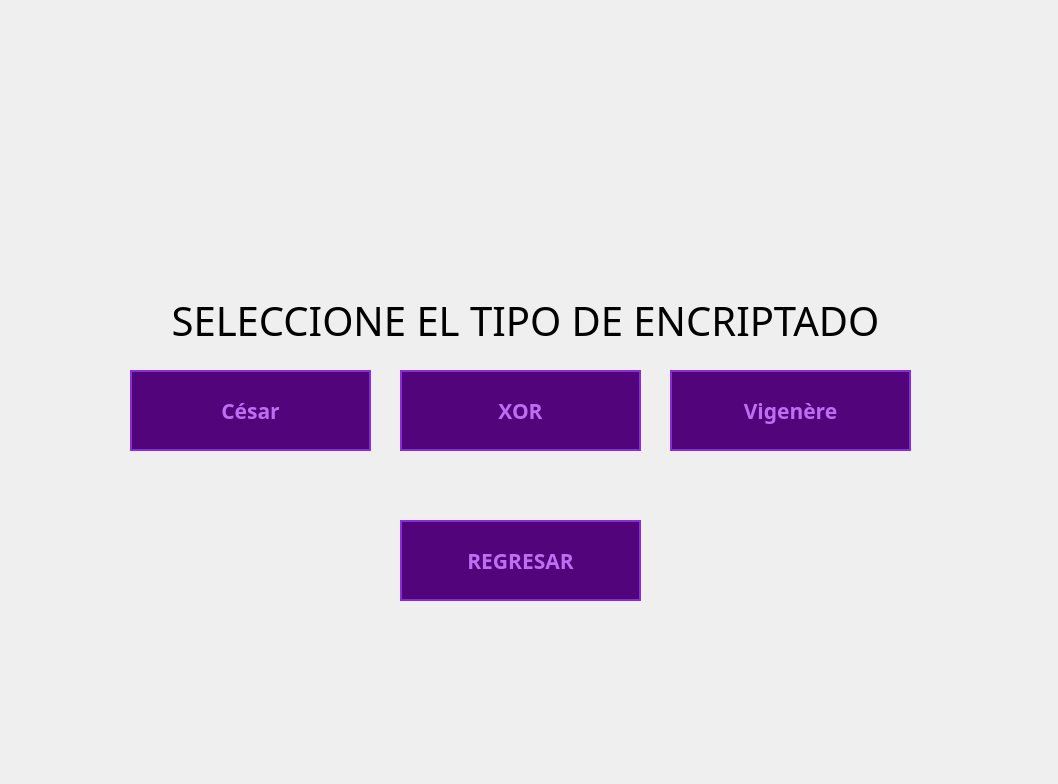
<?xml version="1.0" encoding="UTF-8"?>
<ui version="4.0">
 <class>mainventana</class>
 <widget class="QDialog" name="mainventana">
  <property name="geometry">
   <rect>
    <x>0</x>
    <y>0</y>
    <width>1058</width>
    <height>784</height>
   </rect>
  </property>
  <property name="windowTitle">
   <string>Dialog</string>
  </property>
  <property name="styleSheet">
   <string notr="true">QPushButton {
    background-color: #52057B;
    color: #BC6FF1;            
    border: 2px solid #892CDC; 
    padding: 10px 20px;
    font-family: VCR OSD Mono;
    font-weight: bold;
}

QPushButton:hover {
    background-color: #892CDC; 
    color: #000000;            
    border: 2px solid #BC6FF1; 
}


QPushButton:pressed {
    background-color: #BC6FF1; 
    color: #000000;
    border: 2px solid #000000;
    padding-left: 12px;        
    padding-top: 12px;
}




QWidget#centralwidget, QWidget#Form {
    background-color: #000000; 
}
</string>
  </property>
  <widget class="QPushButton" name="logoffBtt">
   <property name="geometry">
    <rect>
     <x>400</x>
     <y>520</y>
     <width>241</width>
     <height>81</height>
    </rect>
   </property>
   <property name="font">
    <font>
     <family>VCR OSD Mono</family>
     <pointsize>16</pointsize>
     <bold>true</bold>
    </font>
   </property>
   <property name="text">
    <string>REGRESAR</string>
   </property>
  </widget>
  <widget class="QPushButton" name="vigenerebtt">
   <property name="geometry">
    <rect>
     <x>670</x>
     <y>370</y>
     <width>241</width>
     <height>81</height>
    </rect>
   </property>
   <property name="font">
    <font>
     <family>VCR OSD Mono</family>
     <pointsize>16</pointsize>
     <bold>true</bold>
    </font>
   </property>
   <property name="text">
    <string>Vigenère</string>
   </property>
  </widget>
  <widget class="QPushButton" name="cesarBtt">
   <property name="geometry">
    <rect>
     <x>130</x>
     <y>370</y>
     <width>241</width>
     <height>81</height>
    </rect>
   </property>
   <property name="font">
    <font>
     <family>VCR OSD Mono</family>
     <pointsize>16</pointsize>
     <bold>true</bold>
    </font>
   </property>
   <property name="text">
    <string>César</string>
   </property>
  </widget>
  <widget class="QLabel" name="label">
   <property name="geometry">
    <rect>
     <x>20</x>
     <y>290</y>
     <width>1011</width>
     <height>61</height>
    </rect>
   </property>
   <property name="font">
    <font>
     <family>VCR OSD Mono</family>
     <pointsize>30</pointsize>
     <bold>false</bold>
    </font>
   </property>
   <property name="text">
    <string>SELECCIONE EL TIPO DE ENCRIPTADO</string>
   </property>
   <property name="alignment">
    <set>Qt::AlignmentFlag::AlignCenter</set>
   </property>
  </widget>
  <widget class="QPushButton" name="xorbtt">
   <property name="geometry">
    <rect>
     <x>400</x>
     <y>370</y>
     <width>241</width>
     <height>81</height>
    </rect>
   </property>
   <property name="font">
    <font>
     <family>VCR OSD Mono</family>
     <pointsize>16</pointsize>
     <bold>true</bold>
    </font>
   </property>
   <property name="text">
    <string>XOR</string>
   </property>
  </widget>
 </widget>
 <resources/>
 <connections/>
</ui>
